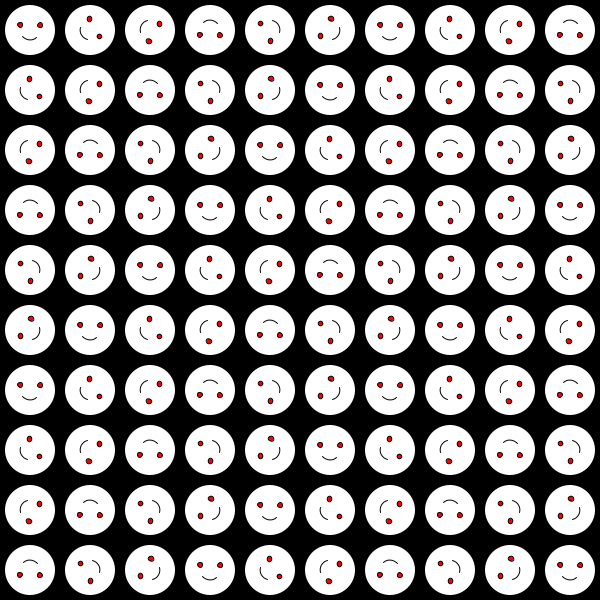
Frame 1 (no input)
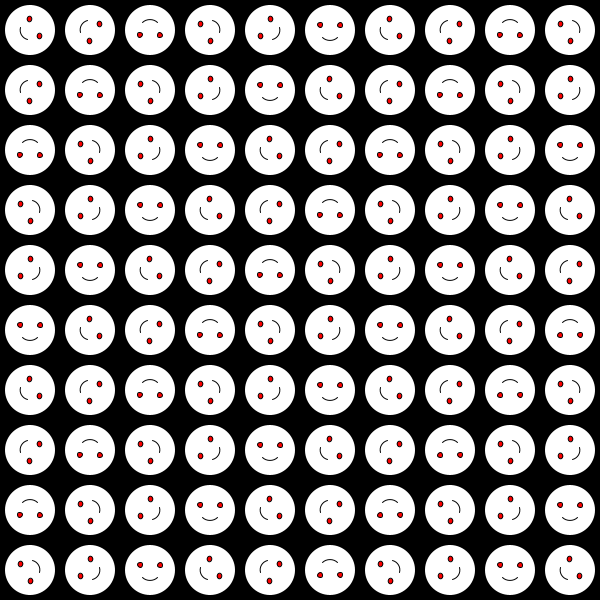
Frame 60 (the mouse pressed at the canvas centre just before this capture)
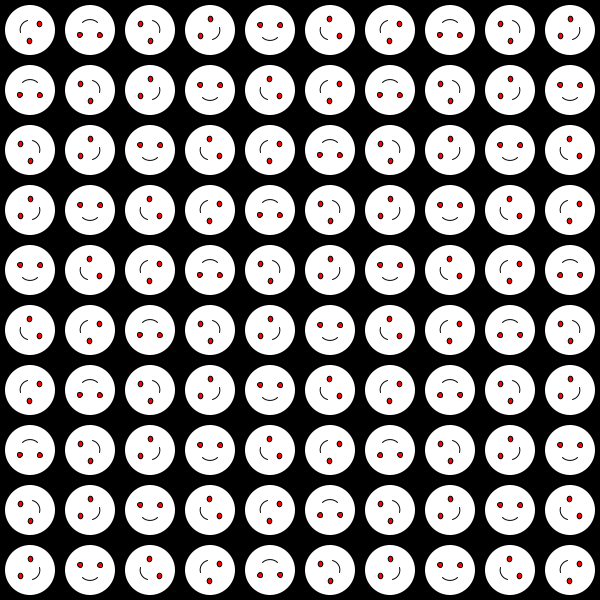
Frame 120 (the mouse held since frame 60 and released just before this capture)

The Processing sketch that drew these frames (run headless with seeded random() and noise(); from frame 60 on, the mouse is pressed at the canvas centre):

// Processing sketch: Grid
// ── Grid.pde

void setup() {
  size(600, 600);
  pixelDensity(2);
}

void draw() {
  background(0);
  translate(width/20,height/20);
for(int x=0; x<width; x+=width/10){
  for(int y=0; y<height; y+=height/10){
smiley(x,y);
}
}
}

void smiley(int x, int y){
  pushMatrix();
  translate(x,y);
  rotate(radians(x+y+frameCount));
  noStroke();
  fill(255);
 ellipse(0,0,50,50); 
 stroke(0);
 fill(255,0,0);
 ellipse(-10,-5,5,5); 
   ellipse(+10,-5,5,5); 
   noFill();
   arc(0,0,20,20,radians(45),radians(135),OPEN);
popMatrix();
}
